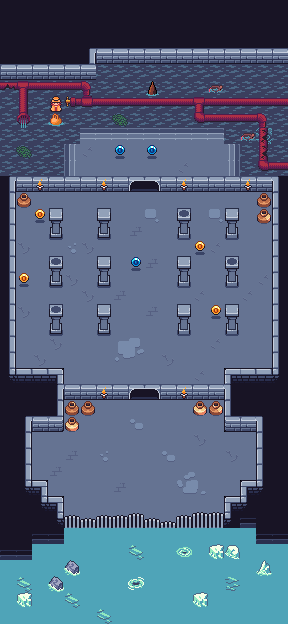

This game map was drawn from its Tiled (.tmx) file and the tilesets committed beside it. A one-line description and the trimmed map source follow:
An orthogonal 18x39 tile map with 16x16 px tiles, 9 tile layers (Background, Background2, Walls, Coins, ...), 10 tilesets.

<map version="1.10" tiledversion="1.11.2" orientation="orthogonal" renderorder="right-down" width="18" height="39" tilewidth="16" tileheight="16" infinite="0" nextlayerid="18" nextobjectid="1">
 <tileset firstgid="1" name="Dungeon" tilewidth="16" tileheight="16" tilecount="560" columns="28">
  <image source="tilesets/dungeon.png" width="448" height="320" />
 </tileset>
 <tileset firstgid="561" name="Set 4.5" tilewidth="16" tileheight="16" tilecount="88" columns="11">
  <image source="tilesets/water.png" width="176" height="128" />
 </tileset>
 <tileset firstgid="649" name="Coin Sheet" tilewidth="16" tileheight="16" tilecount="16" columns="8">
  <image source="tilesets/coin_sheet.png" width="128" height="32" />
 </tileset>
 <tileset firstgid="665" name="Torch Yellow" tilewidth="16" tileheight="16" tilecount="8" columns="8">
  <image source="tilesets/torch_yellow.png" width="128" height="16" />
 </tileset>
 <tileset firstgid="673" name="Vase Shine Anim" tilewidth="16" tileheight="16" tilecount="16" columns="16">
  <image source="tilesets/vase_shine_anim.png" width="256" height="16" />
 </tileset>
 <tileset firstgid="689" name="bluecoin_sheet" tilewidth="16" tileheight="16" tilecount="16" columns="8">
  <image source="tilesets/bluecoin_sheet.png" width="128" height="32" />
 </tileset>
 <tileset firstgid="705" name="Dungeon" tilewidth="16" tileheight="16" tilecount="560" columns="28">
  <image source="tilesets/dungeon.png" width="448" height="320" />
 </tileset>
 <tileset firstgid="1265" name="Dungeon" tilewidth="16" tileheight="16" tilecount="560" columns="28">
  <image source="tilesets/dungeon.png" width="448" height="320" />
 </tileset>
 <tileset firstgid="1825" name="water_decor" tilewidth="16" tileheight="16" tilecount="168" columns="12">
  <image source="tilesets/water_decor.png" width="192" height="224" />
 </tileset>
 <tileset firstgid="1993" name="water_decor" tilewidth="16" tileheight="16" tilecount="168" columns="12">
  <image source="tilesets/water_decor.png" width="192" height="224" />
 </tileset>
 <layer id="9" name="Background" width="18" height="39">
  <data>[702 cells, 372 non-empty, 9 distinct tile ids]</data>
 </layer>
 <layer id="16" name="Background2" width="18" height="39">
  <data>[702 cells, 39 non-empty, 14 distinct tile ids]</data>
 </layer>
 <layer id="10" name="Walls" width="18" height="39">
  <data>[702 cells, 287 non-empty, 32 distinct tile ids]</data>
 </layer>
 <layer id="11" name="Coins" width="18" height="39">
  <data>[702 cells, 4 non-empty, 1 distinct tile ids]</data>
 </layer>
 <layer id="12" name="Decor" width="18" height="39">
  <data>[702 cells, 14 non-empty, 7 distinct tile ids]</data>
 </layer>
 <layer id="13" name="BlueCoinds" width="18" height="39">
  <data>[702 cells, 3 non-empty, 1 distinct tile ids]</data>
 </layer>
 <layer id="14" name="Door" width="18" height="39">
  <data>[702 cells, 4 non-empty, 2 distinct tile ids]</data>
 </layer>
 <layer id="15" name="Water" width="18" height="39">
  <data>[702 cells, 188 non-empty, 3 distinct tile ids]</data>
 </layer>
 <layer id="17" name="WaterDecor" width="18" height="39">
  <data>[702 cells, 52 non-empty, 23 distinct tile ids]</data>
 </layer>
</map>
